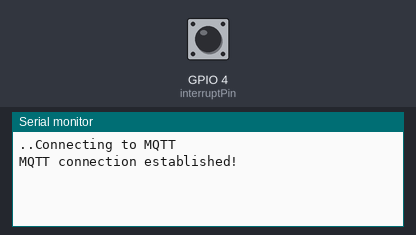
Recording of a sketch running on a simulated ESP8266 (NodeMCU). On the bench: the last lines printed to the serial monitor. The test bench sets the inputs (shaded band); at power-on: GPIO 4 (interruptPin) HIGH. WiFi joins after 1.5 s; servers stay silent unless stated; no MQTT or app messages arrive unless stated.

Above: at 3.2 s.
3.3 s: GPIO 4 (interruptPin) pulled LOW for 0.15 s
At 3.9 s:
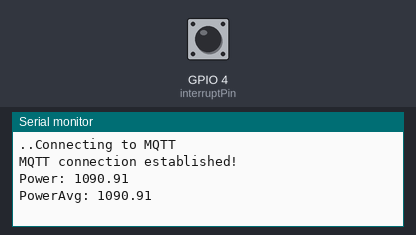
4.9 s: GPIO 4 (interruptPin) pulled LOW for 1 s
At 6.3 s:
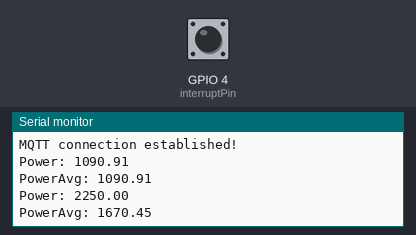
7.4 s: GPIO 4 (interruptPin) pulled LOW for 0.15 s
At 8.2 s:
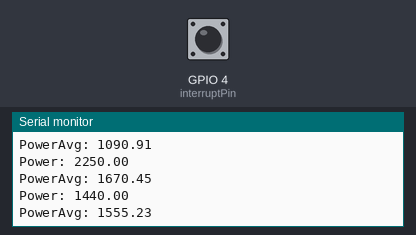

Measured:
- after the input at 3.3 s, the serial monitor: prints a new line at once (image 1)
- after the input at 4.9 s, the serial monitor: prints a new line at once (image 2)
- after the input at 7.4 s, the serial monitor: prints a new line at once (image 3)

The sketch:

PowerSensor.ino
```cpp
 #include <ESP8266WiFi.h>
const char* ssid     = "VintherNet";         // The SSID (name) of the Wi-Fi network you want to connect to
const char* password = "Briobane";     // The password of the Wi-Fi network


//MQTT Libraries
#include <PubSubClient.h>
#include <ArduinoJson.h>

const char* deviceID = "ESP8266:Power";

const char* mqttServer = "192.168.0.19";
//const char* mqttServer = "192.168.0.10";
const int   mqttPort = 1883;
const char* mqttUser = "";
const char* mqttPassword = "";

DynamicJsonBuffer devicejsonBuffer;
JsonObject& devices = devicejsonBuffer.createObject();

WiFiClient wifiClient; //Create wifi client object
PubSubClient client(mqttServer, 1883, wifiClient); //Create a PubSub MQTT Client

void WiFiConnect(){
  while (WiFi.status() != WL_CONNECTED) { // Wait for the Wi-Fi to connect
    delay(1000);
    Serial.print(".");
  }
}

void MQTTConnect(){
  Serial.println("Connecting to MQTT");

  StaticJsonBuffer<200> jsonBuffer;
  JsonObject& payload = jsonBuffer.createObject();
  payload["deviceID"] = deviceID;
  payload["status"] = "disconnected";

  if (!client.connected()) {

      String payloadBuffer;
      payload.printTo(payloadBuffer);

    while (!client.connect(deviceID, "HomeMonitor/Devices", 0, false, payloadBuffer.c_str())) {
      delay(1000);
      Serial.print(".");
    }
  }

  payload["status"] = "connected";

  String payloadBuffer;
  payload.printTo(payloadBuffer);
  client.publish("HomeMonitor/Devices", payloadBuffer.c_str(), false);

  Serial.println("MQTT connection established!");
}

char timerFlag = 0;

void ICACHE_RAM_ATTR onTimerISR(){
    timerFlag = 1;
    timer1_write(2400000);//reset 10s timer
}

const byte interruptPin = 4;
unsigned long lastBlinkTime = 0;
unsigned static int compareTime = 100;
int newBlinkFlag = 0;
double power = 0;
double powerAvg = 0;

void setup() {
  pinMode(interruptPin, INPUT_PULLUP);
  Serial.begin(115200);

  //wifi and then MQTT setup
  WiFi.begin(ssid, password);

  WiFiConnect();
  MQTTConnect();

  //Initialize 10s timer
  timer1_attachInterrupt(onTimerISR);
  timer1_enable(TIM_DIV256, TIM_EDGE, TIM_SINGLE);
  timer1_write(2400000); //10s

  attachInterrupt(digitalPinToInterrupt(interruptPin), blink, FALLING);
}

void loop() {
  if (WiFi.status() != WL_CONNECTED){
    WiFiConnect();
  }
  if (!client.connected()){
    MQTTConnect();
  }

  client.loop();


  if (newBlinkFlag == 1){
    newBlinkFlag = 0;

    if (powerAvg == 0){
      powerAvg = power;
    }
    else{
      powerAvg += power;
      powerAvg /= 2;
    }
    Serial.print("PowerAvg: ");
    Serial.println(powerAvg);

  }

  if (timerFlag == 1 && powerAvg != 0){
    timerFlag = 0;
    StaticJsonBuffer<200> jsonBuffer;
    JsonObject& payload = jsonBuffer.createObject();
    payload["deviceID"] = deviceID;
    payload["data"] = String(powerAvg);
    powerAvg = 0;

    String payloadBuffer;

    payload.printTo(payloadBuffer);

    client.publish("HomeMonitor/Power", payloadBuffer.c_str(), false);
  }
  else if(timerFlag == 1){
    timerFlag = 0;
  }

}

void blink() {
  if (millis() > lastBlinkTime + compareTime) {

    double t = (millis() - lastBlinkTime) / 1000.0;
    lastBlinkTime = millis();
    power = 3600 / t;
    Serial.print("Power: ");
    Serial.println(power);
    newBlinkFlag = 1;

  }
}
```
